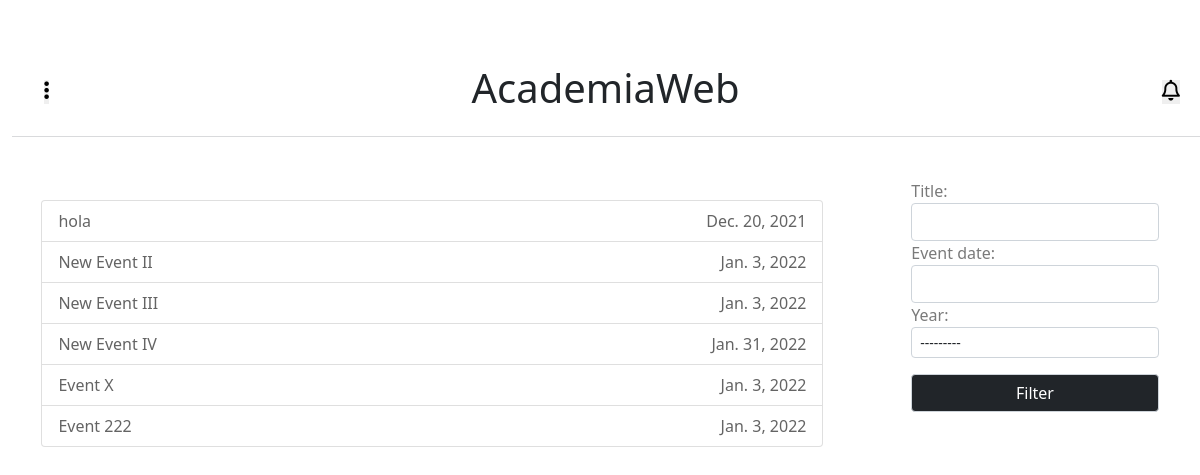
The app's page /events with its own data.
### main_app/models.py (models this page shows, shortened)
class Events(models.Model):
    id          = models.AutoField(primary_key=True)
    title       = models.CharField(max_length=50)
    message     = models.TextField()
    event_date  = models.DateField()
    year        = models.ForeignKey(SchoolYears,on_delete=models.CASCADE)
    created     = models.DateTimeField(auto_now_add=datetime.datetime.now())
    class Meta():
        verbose_name        = 'Event'
        verbose_name_plural = 'Events'

### main_app/views.py (the view)
# urls.py: path('events',views.EventsList.as_view(),name='events_list'),
class EventsList(FilterView):
    model            = Events
    filterset_class  = EventsFilters
    template_name    = 'events/events_list.html'

### main_app/models.py (called while the page is built)
    def __str__(self):
        return str(self.id)

### main_app/templates/events/events_list.html (shortened to what this page needs)
{% extends 'base_home.html' %}
{% load static %}
{% block content %}
<div class="content">
    <div class="content-title">
    </div>
    <div class="list-users">
        <ul class="list-group">
            {% if object_list %}{% for obj in object_list %}
            <li class="list-group-item">
                <a href="{% url 'event_data' obj.id %}">
                    <p id="info1">{{obj.title}}</p>
                    <p id="info2">{{obj.event_date}}</p>
                </a>
            </li>{% endfor %} {% else %}
            <li class="list-group-item">
                No Results Found...
            </li>
            {% endif %}
        </ul>
        {% if filter %}
        <div class="filters">
            <form method="GET">
                {{ filter.form }}
                <input type="submit" value="Filter">
            </form>
        </div>
        {% endif %}
    </div>
</div>
{% endblock %}

### static/main_app/css/request_list.css (style rules this page uses)
.content { width: 100%; }
.content-title { display: flex; justify-content: space-between; align-items: center; width: 95%; padding: 2rem 0 0 0; margin: auto; }
.list-group { padding: 2rem 0 0 0; }
.list-group-item a { text-decoration: none; display: flex; align-items: center; justify-content: space-between; }
.list-group-item a p { margin: 0; color: rgb(100, 100, 100); }
.list-group-item a p#info2 { display: none; }
.filters { padding: 0.7rem 0 0 2rem; width: 25%; }
form { visibility: hidden; opacity: 0; position: absolute; transition: all 0.2s; }
form input { display: block; width: 100%; padding: .375rem .75rem; font-size: 1rem; font-weight: 400; line-height: 1.5; color: #212529; background-color: #fff; background-clip: padding-box; border: 1px solid #ced4da; -webkit-appearance: none; -moz-appearance: none; appearance: none; border-radius: .25rem; transition: border-color .15s ease-in-out,box-shadow .15s ease-in-out; }
form input[type=submit] { background: #212529; color: white; margin: 1rem 0 0 0; }
form select { display: block; width: 100%; -moz-padding-start: calc(0.75rem - 3px); font-weight: 400; line-height: 1.5; color: #212529; background-color: #fff; background-image: url('http://www.w3.org/2000/svg'); background-repeat: no-repeat; background-position: right .75rem center; background-size: 16px 12px; border: 1px solid #ced4da; border-radius: .25rem; transition: border-color .15s ease-in-out,box-shadow .15s ease-in-out; -webkit-appearance: none; -moz-appearance: none; appearance: none; padding-top: .25rem; padding-bottom: .25rem; padding-left: .5rem; font-size: .875rem; }
form label { color: rgb(122, 122, 122); }
@media (min-width:575px) { .list-group-item a p#info2 { display: block; } }
@media (min-width:1000px) { .list-users { display: flex; justify-content: space-between; width: 95%; margin: auto; } }
@media (min-width:1000px) { .list-group { width: 70%; } }
@media (min-width:1000px) { .filters form { visibility: visible; opacity: 1; position: relative; } }
@media (min-width:1000px) { form { margin: auto; } }

### records on screen
Events: title "hola", event_date "Dec. 20, 2021"
Events: title "New Event II", event_date "Jan. 3, 2022"
Events: title "New Event III", event_date "Jan. 3, 2022"
Events: title "New Event IV", event_date "Jan. 31, 2022"
Events: title "Event X", event_date "Jan. 3, 2022"
Events: title "Event 222", event_date "Jan. 3, 2022"
